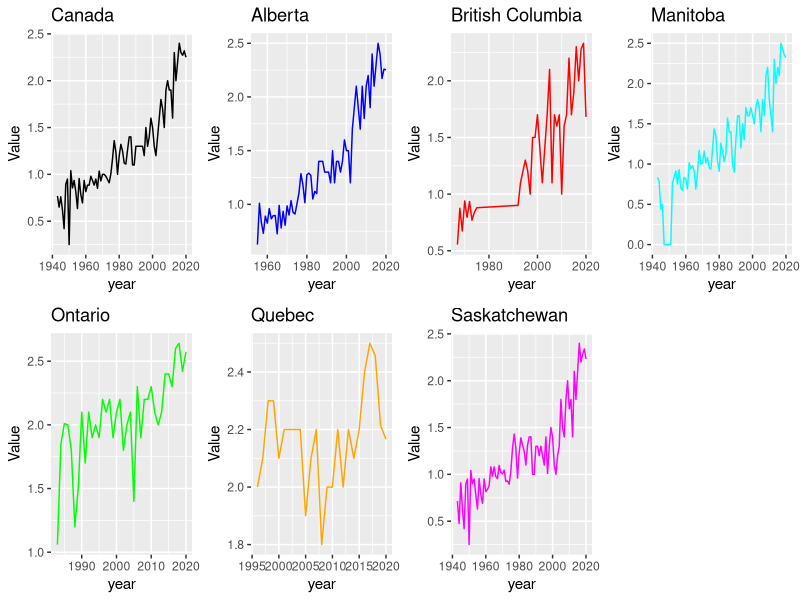

The R source for this figure:
library(ggplot2)
library(ggpubr)
library(zoo)

Yield = read.csv('Yield(mass-area)-Canola_Year.csv')

Variables = read.csv('Variables.csv')
Variables_new = data.frame(Variables,
                           Date = as.yearmon(paste(Variables$Year, Variables$Month), 
                                             "%Y %m"))
Var_region = split(Variables_new, Variables_new$Region)

Variables_new

Var_region$Date = as.POSIXct(Var_region$Date) 

Yield_region = split(Yield, Yield$Region)
Yield_region$End.Date = as.POSIXct(Yield_region$Date)

p1 <- ggplot(Yield_region$Canada,aes(x=year,y=Value)) + 
  geom_line(color="black") + ggtitle("Canada")

p2 <- ggplot(Yield_region$Alberta,aes(x=year,y=Value)) + 
  geom_line(color="blue") + ggtitle("Alberta")

p3 <- ggplot(Yield_region$`British Columbia`,aes(x=year,y=Value)) + 
  geom_line(color="red") + ggtitle("British Columbia")

p4 <- ggplot(Yield_region$Manitoba,aes(x=year,y=Value)) + 
  geom_line(color="cyan") + ggtitle("Manitoba")

p5 <- ggplot(Yield_region$Ontario,aes(x=year,y=Value)) + 
  geom_line(color="green") + ggtitle("Ontario")

p6 <- ggplot(Yield_region$Québec,aes(x=year,y=Value)) + 
  geom_line(color="orange") + ggtitle("Quebec")

p7 <- ggplot(Yield_region$Saskatchewan,aes(x=year,y=Value)) + 
  geom_line(color="magenta") + ggtitle("Saskatchewan")

ggarrange(p1, p2, p3, p4, p5, p6, p7, ncol = 4, nrow = 2)